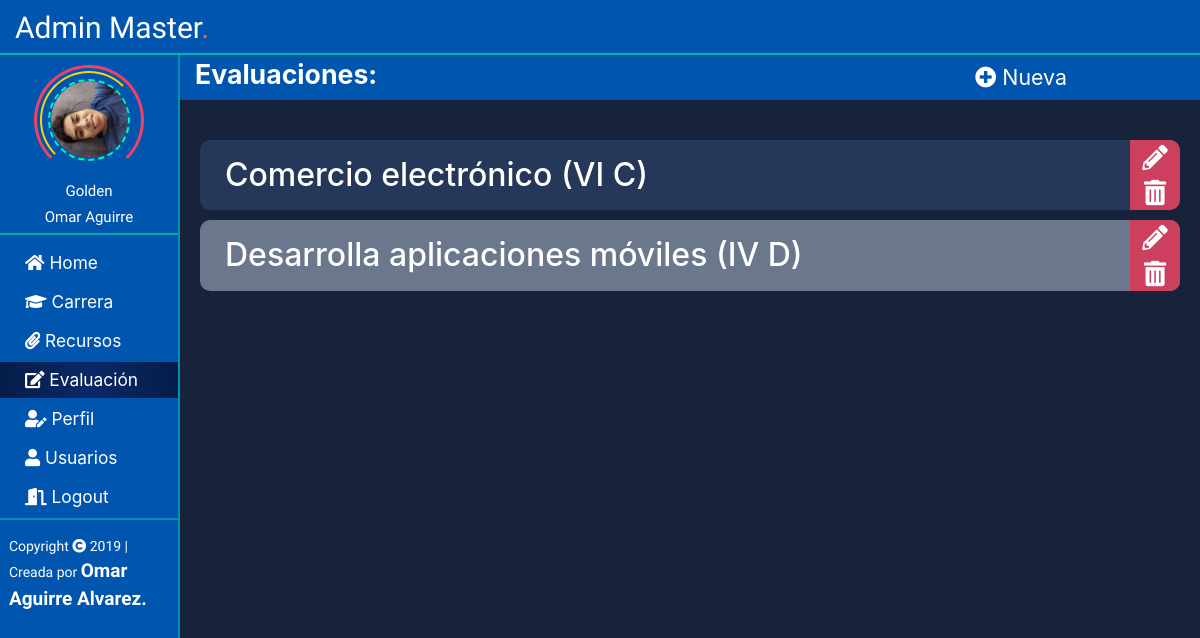
Screenshot of /Gustavo_Virtual/AdminMaster/evaluation-articles-list (signed in) with the database file from the repository.
### dynamic_page/models.py (models this page shows, shortened)
class Profile(models.Model):
    user = models.OneToOneField(User, unique=True, on_delete = models.CASCADE)
    avatar = models.ImageField(upload_to="img/Avatars-Users", verbose_name="Imagen", blank=True, null=True, default = 'img/Avatars-Users/usuario.png')

class Evaluation(models.Model):
    name = models.CharField(max_length = 100)
    unityOne = models.TextField(max_length= 2500, blank=True, null=True)
    unityTwo = models.TextField(max_length= 2500, blank=True, null=True)
    unityThree = models.TextField(max_length= 2500, blank=True, null=True)

### dynamic_page/views.py (the view)
# urls.py: path('AdminMaster/evaluation-articles-list', views.AdminEvaluationList.as_view(), name= 'admin_Evaluation_Articles_List'),
class AdminEvaluationList(LoginRequiredMixin, ListView):
    model = Evaluation
    context_object_name = 'evaluation_list'
    template_name = "administration/admin_Evaluation.html"
    paginate_by = 5
    queryset = Evaluation.objects.all()

### dynamic_page/templates/administration/admin_Evaluation.html (shortened to what this page needs)
{% extends 'admin_generic.html' %}
    {% block evaluacion-menu %}
    <a href="{% url 'admin_Evaluation_Articles_List' %}"><li class="active"><i class="fas fa-edit"></i> Evaluación</li></a>
    {% endblock evaluacion-menu %}
    {% block menu-content %}
    <div class="bar-btn row">
            <div class="col-9">
                <h1>Evaluaciones:</h1>
            </div>
            <div class="col-3">
                    <a href="{% url '/add-evaluation' %}" class="col-2 boton btn-add"><i class="fas fa-plus-circle"></i> <span>Nueva</span></a>
            </div>
    </div>
    {% endblock menu-content %}
    {% block content %}
        {% if object_list %}
            <div class="row">
            {% for evaluation in object_list %}
                    <div class="col-12 paragraphs {% cycle 'odd' 'even' %} row">
                        <div class="col-sm item-texto">
                            <p>
                                <h2>{{ evaluation.name }}</h2>
                            </p>
                        </div>
                        <div class="col-md-auto controls">
                                <a href="{% url 'evaluation-update' evaluation.id %}" class="ctrl-btn edit"><i class="fas fa-pencil-alt"></i></a>
                                <a href="{% url 'evaluation-delete' evaluation.id %}" class="ctrl-btn delete boton" id="{{ evaluation.id }}" data-toggle="modal" data-target="#Modal"><i class="fas fa-trash-alt"></i></a>
                        </div>
                    </div>
            {% endfor %}
            </div>
        {% else %}
                <p>Not Found Evaluation.</p>
        {% endif %}
    {% endblock content %}
    {% block resources %}
        {% load static %}
    {% endblock resources %}

### dynamic_page/templates/admin_generic.html (shortened to what this page needs)
<!DOCTYPE HTML>
<html>
	<head>
        <link rel="stylesheet" href="https://stackpath.bootstrapcdn.com/bootstrap/4.3.1/css/bootstrap.min.css">
        {% load static %}
        <link rel="stylesheet" href="{% static 'css/fonts.css' %}">
        <link rel="stylesheet" href="{% static 'css/admin-css/admin-style.css' %}">
        <link rel="stylesheet" href="{% static 'css/admin-css/admin-side-bar.css' %}">
        <link rel="stylesheet" href="{% static 'css/admin-css/admin-forms.css' %}">
        <link rel="stylesheet" href="{% static 'css/paragraph.css' %}">
	    <link rel="stylesheet" href="https://use.fontawesome.com/releases/v5.4.2/css/all.css">
    </head>
	<body class="landing">
        {% block header %}
        <header id="header">
            <div class="user">
                <div class="superpose">
                        <img src="{{user.profile.avatar.url}}" alt="User.jpg">
                </div>
                <div class="info-user">
                        <h1>{{ user.username }}</h1>
                        <h1>{{ user.first_name}} {{ user.last_name}}</h1>
                </div>
            </div>
            <div class="menu">
                <ul class="lista-menu">
                    {% block links-menu %}
                        {% block home-menu %}
                        <a href="{% url 'admin_Home_Articles_List' %}"><li><i class="fas fa-home"></i> Home</li><div class="box-active"></div></a>
                        {% endblock home-menu %}
                        {% block carrera-menu %}
                        <a href="{% url 'admin_Carrer_Articles_List' %}"><li><i class="fas fa-graduation-cap"></i> Carrera</li></a>
                        {% endblock carrera-menu %}
                        {% block recursos-menu %}
                        <a href="{% url 'admin_Resources_Articles_List' %}"><li><i class="fas fa-paperclip"></i> Recursos</li></a>
                        {% endblock recursos-menu %}
                        {% block evaluacion-menu %}{% endblock evaluacion-menu %}
                        {% block editUser-menu %}
                        <a href="{% url 'edit-user' %}"><li><i class="fas fa-user-edit"></i> Perfil</li></a>
                        {% endblock editUser-menu %}
                    {% if request.user.is_staff %}
                        {% block createUser-menu %}
                        <a href="{% url 'admin_User_List' %}"><li><i class="fas fa-user"></i> Usuarios</li></a>
                        {% endblock createUser-menu %}
                    {% endif %}
                        <a href="{% url 'logout' %}"><li><i class="fas fa-door-open"></i> Logout</li></a>
                    {% endblock links-menu %}
                </ul>
                <div class="copyright">Copyright <i class="fas fa-copyright"></i> 2019 | Creada por <span>Omar Aguirre Alvarez.</span></div>
            </div>
        </header>
        <div class="headBar">
            <div class="side-bar">
                <a href="#" id="logo">
                    Admin Master<span>.</span>
                </a>
            </div>
        </div>
        {% endblock header %}
	<div class="blockContent">
        {% block menu-content %}{% endblock menu-content %}
        <div class="contentGod">
        {% block content %}{% endblock content %}
        </div>
	</div>
            {% load static %}
	</body>
</html>

### dynamic_page/static/css/admin-css/admin-style.css (style rules this page uses)
body, * { margin: 0; padding: 0; }
.blockContent { width: 85%; height: auto; min-height: 100%; background: transparent; margin-left: 15%; position: absolute; margin-top: 55px; background: #17223b; }
.contentGod { width: 100%; height: auto; min-height: 100%; position: absolute; background: #17223b; color: #fff; overflow: hidden; padding: 35px; background: #17223b; }
.item-texto { padding: 0 25px; }
.paragraphs { border-radius: 10px; margin: 5px 0; padding: 0; overflow: hidden; }
.odd { background: #263859; }
.even { background: #6b778d; }
.bar-btn { width: 100%; min-height: 45px; height: auto; background: rgba(0, 85, 175); position: relative; margin: auto; color: #fff; display: flex; justify-content: center; align-items: center; }
.bar-btn h1 { font-size: 20pt; font-weight: bold; }
.controls { background: #cc405e; width: 50px; text-align: center; padding: 0; color: #fff; border-radius: 0; }
.ctrl-btn { display: flex; justify-content: center; align-items: center; height: 50%; width: 100%; color: #fff; font-size: 19pt; }
.info-user { font-family: 'Righteous', cursive; }
.copyright { width: 90%; margin: auto; font-size: 14px; font-family: 'Righteous', cursive; color: #fff; }
.copyright span { font-size: 19px; font-family: 'Dancing Script', cursive; font-weight: bold; }

### dynamic_page/static/css/admin-css/admin-side-bar.css (style rules this page uses)
.side-bar { color: #fff; font-size: 30px; margin: 5px 15px; }
.side-bar a { color: #fff; font-size: 30px; font-family: 'Righteous', cursive; }
.side-bar a span { color: #ff6337; }
#logo { float: left; }
header { margin-top: 55px; width: 15%; min-width: 100px; height: 100%; position: fixed; background: rgba(0, 85, 175); border-right: solid 2px #00faab5e; box-shadow: 30px 0px 40px #ee426767; }
.headBar { width: 100%; height: 55px; position: fixed; background: rgba(0, 85, 175); border-bottom: solid 2px #00faab93; position: fixed; z-index: 2; }
.user { height: 180px; padding-top: 10px; background: transparent; border-bottom: solid 2px #00faab83; overflow: hidden; }
.superpose { height: 77px; width: 77px; margin: auto; border-radius: 50%; transform: translateY(-94px); }
.superpose img { width: 100%; border-radius: 50%; }
.info-user { background: transparent; position: relative; height: auto; width: 150px; margin-top: 5px; color: #ffff; text-align: center; transform: translateY(-70px); margin: auto; }
.info-user h1 { font-size: 15px; }
.menu { margin-top: 10px; height: 100%; width: 100%; }
.lista-menu { width: 100%; background: transparent; border-bottom: solid 2px #00faab5e; }
.lista-menu li { list-style: none; color: #fff; margin: 3px 0px; padding: 5px 10px; padding-left: 25px; }
.lista-menu a { font-size: 13pt; overflow: hidden; }
.lista-menu .active { background: linear-gradient(to right, #061d49, #092866, #061d49); }
@media screen and (min-width:810px ) { header { left: 0; width: 15%; } }

### dynamic_page/static/css/admin-css/admin-forms.css (style rules this page uses)
.boton { padding: 2px 15px; border-radius: 5px; }
.btn-add { color: #fff; background: transparent; font-size: 16pt; transition: ease 0.1s; height: 100%; }

### rows the page displays
Evaluation: name "Comercio electrónico (VI C)"
Evaluation: name "Desarrolla aplicaciones móviles (IV D)"

### other values shown
{{ user.username }} "Golden"
{{ user.first_name }} "Omar"
{{ user.last_name }} "Aguirre"
